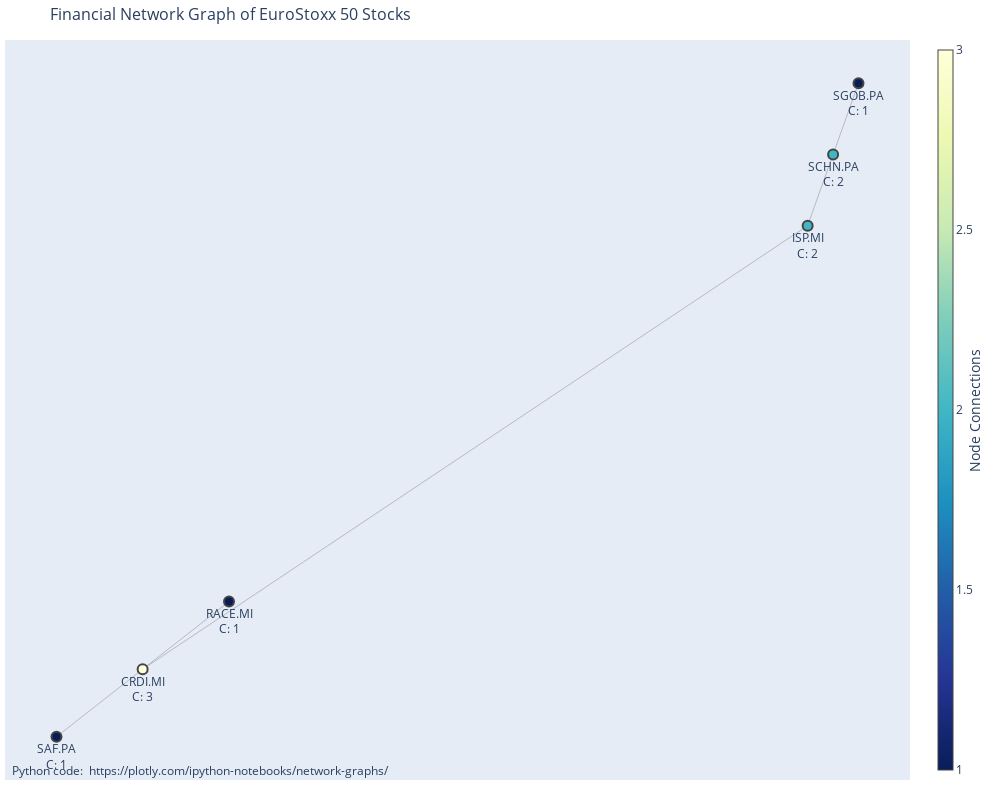

Source (notebook cell):
### Code cell
def plot_network_graph(adj_matrix, sparse=0.1, largest_cc=False, drop_isolates=False):
    # Create a graph from the adjacency matrix
    G = nx.from_pandas_adjacency(adj_matrix)
    
    # Remove self-loops
    G.remove_edges_from(nx.selfloop_edges(G))

    if largest_cc:
        cc = max(nx.connected_components(G), key=len)
        G = G.subgraph(cc).copy()

    if drop_isolates:
        G = nx.subgraph(G, [node for node, degree in dict(G.degree()).items() if degree > 0]).copy()

    # Generate positions for all nodes
    # pos = nx.spring_layout(G, k=sparse/np.sqrt(len(G.nodes())), seed=42)
    communities = nx.community.greedy_modularity_communities(G)

    supergraph = nx.cycle_graph(len(communities))
    superpos = nx.spring_layout(supergraph, k=sparse/np.sqrt(len(G.nodes())),scale=4, seed=429)

    # Use the "supernode" positions as the center of each node cluster
    centers = list(superpos.values())
    pos = {}
    for center, comm in zip(centers, communities):
        pos.update(nx.spring_layout(nx.subgraph(G, comm), center=center))


    # Create edges
    edge_x = []
    edge_y = []
    for edge in G.edges():
        x0, y0 = pos[edge[0]]
        x1, y1 = pos[edge[1]]
        edge_x.append(x0)
        edge_x.append(x1)
        edge_x.append(None)
        edge_y.append(y0)
        edge_y.append(y1)
        edge_y.append(None)

    edge_trace = go.Scatter(
        x=edge_x, y=edge_y,
        line=dict(width=0.5, color='#888'),
        hoverinfo='none',
        mode='lines'
    )


    # Create nodes and name them by their labels
    node_x = []
    node_y = []
    for node in G.nodes():
        x, y = pos[node]
        node_x.append(x)
        node_y.append(y)



    node_trace = go.Scatter(
        x=node_x, y=node_y,
        mode="markers+text",
        hoverinfo='text',
        textposition="bottom center",
        text=list(G.nodes()),
        marker=dict(
            showscale=True,
            colorscale='YlGnBu',
            reversescale=True,
            color=[],
            size=10,
            colorbar=dict(
                thickness=15,
                title='Node Connections',
                xanchor='left',
                titleside='right'
            ),
            line_width=2
        )
    )

    # Color node points by the number of connections
    node_adjacencies = []
    node_text = []
    for node, adjacencies in enumerate(G.adjacency()):
        node_adjacencies.append(len(adjacencies[1]))
        node_text.append(f'{list(G.nodes())[node]}<br>C: ' + str(len(adjacencies[1])))
    node_trace.marker.color = node_adjacencies
    node_trace.text = node_text

    # Create network graph
    fig = go.Figure(data=[edge_trace, node_trace],
                    layout=go.Layout(
                        #include rho in title to two decimal places
                        title=f'Financial Network Graph of EuroStoxx 50 Stocks',
                        titlefont_size=16,
                        showlegend=False,
                        hovermode='closest',
                        margin=dict(b=20, l=5, r=5, t=40),
                        annotations=[dict(
                            text="Python code: <a href='https://plotly.com/ipython-notebooks/network-graphs/'> https://plotly.com/ipython-notebooks/network-graphs/</a>",
                            showarrow=False,
                            xref="paper", yref="paper",
                            x=0.005, y=-0.002
                        )],
                        xaxis=dict(showgrid=False, zeroline=False, showticklabels=False),
                        yaxis=dict(showgrid=False, zeroline=False, showticklabels=False)
                    )
    )

    fig.update_layout(
    # update width and height of the figure
    width=1000,
    height=800,
    # update the layout margin
)

    fig.show()

# Example usage
plot_network_graph(adj_matrix, sparse=1, largest_cc=False, drop_isolates=True)

### Figure 1 — Plotly figure (JSON) as saved in the notebook; plotly's stock layout.template omitted (floating-point values rounded to 4 significant figures)
{"data": [{"hoverinfo": "none", "line": {"color": "#888", "width": 0.5}, "mode": "lines", "type": "scatter", "x": [3.705, -4.001, null, 3.705, 4.0, null, 4.0, 4.295, null, -3, -4.001, null, -4.999, -4.001, null], "y": [2.614, -3.615, null, 2.614, 3.615, null, 3.615, 4.614, null, -2.665, -3.615, null, -4.563, -3.615, null]}, {"hoverinfo": "text", "marker": {"color": [2, 2, 1, 1, 1, 3], "colorbar": {"thickness": 15, "title": {"side": "right", "text": "Node Connections"}, "xanchor": "left"}, "colorscale": [[0, "rgb(255,255,217)"], [0.125, "rgb(237,248,177)"], [0.25, "rgb(199,233,180)"], [0.375, "rgb(127,205,187)"], [0.5, "rgb(65,182,196)"], [0.625, "rgb(29,145,192)"], [0.75, "rgb(34,94,168)"], [0.875, "rgb(37,52,148)"], [1, "rgb(8,29,88)"]], "line": {"width": 2}, "reversescale": true, "showscale": true, "size": 10}, "mode": "markers+text", "text": ["ISP.MI<br>C: 2", "SCHN.PA<br>C: 2", "RACE.MI<br>C: 1", "SAF.PA<br>C: 1", "SGOB.PA<br>C: 1", "CRDI.MI<br>C: 3"], "textposition": "bottom center", "type": "scatter", "x": [3.705, 4.0, -3, -4.999, 4.295, -4.001], "y": [2.614, 3.615, -2.665, -4.563, 4.614, -3.615]}], "layout": {"annotations": [{"showarrow": false, "text": "Python code: <a href='https://plotly.com/ipython-notebooks/network-graphs/'> https://plotly.com/ipython-notebooks/network-graphs/</a>", "x": 0.005, "xref": "paper", "y": -0.002, "yref": "paper"}], "height": 800, "hovermode": "closest", "margin": {"b": 20, "l": 5, "r": 5, "t": 40}, "showlegend": false, "title": {"font": {"size": 16}, "text": "Financial Network Graph of EuroStoxx 50 Stocks"}, "width": 1000, "xaxis": {"showgrid": false, "showticklabels": false, "zeroline": false}, "yaxis": {"showgrid": false, "showticklabels": false, "zeroline": false}}}
